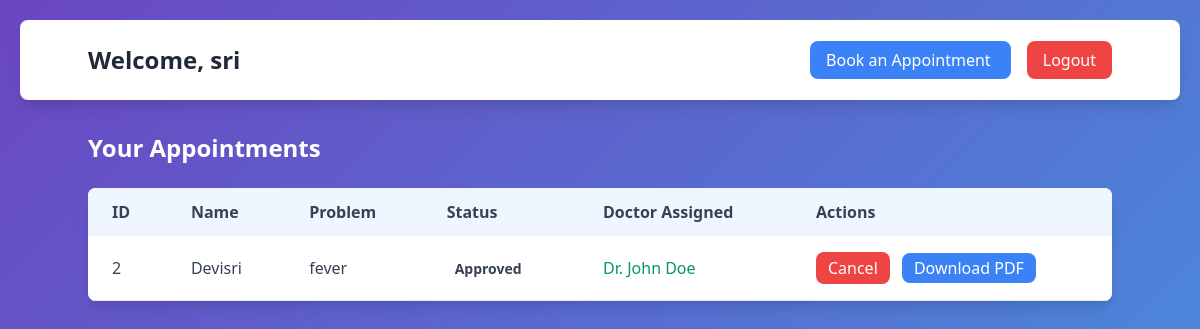
Page /dashboard (signed in) on the committed database.
### Appoinment/app.py (models this page shows)
class User(db.Model, UserMixin):
    id = db.Column(db.Integer, primary_key=True)
    name = db.Column(db.String(100))
    email = db.Column(db.String(100), unique=True)
    password = db.Column(db.String(100))
    age = db.Column(db.Integer)
    location = db.Column(db.String(100))

class Appointment(db.Model):
    id = db.Column(db.Integer, primary_key=True)
    user_id = db.Column(db.Integer, db.ForeignKey('user.id'))
    name = db.Column(db.String(100))
    age = db.Column(db.Integer)
    problem = db.Column(db.String(200))
    location = db.Column(db.String(100))
    history = db.Column(db.String(200))
    doctor_assigned = db.Column(db.String(100), default="Not Assigned")
    status = db.Column(db.String(50), default="Pending")
    date = db.Column(db.String(20), default=datetime.now().strftime("%Y-%m-%d"))

### Appoinment/app.py (the view)
@app.route('/dashboard')
@login_required
def dashboard():
    appointments = Appointment.query.filter_by(user_id=current_user.id).all()
    return render_template('dashboard.html', appointments=appointments)

### Appoinment/app.py (called while the page is built)
@login_manager.user_loader
def load_user(user_id):
    return User.query.get(int(user_id))

### Appoinment/templates/dashboard.html (shortened to what this page needs)
<!DOCTYPE html>
<html lang="en">
<head>
    <link href="https://cdn.jsdelivr.net/npm/tailwindcss@2.2.19/dist/tailwind.min.css" rel="stylesheet">
    <link rel="stylesheet" href="https://cdnjs.cloudflare.com/ajax/libs/animate.css/4.1.1/animate.min.css">
</head>
<body class="text-gray-800">
    <header class="bg-white p-6 rounded-lg shadow-lg mb-8 animate__animated animate__fadeIn">
        <div class="container mx-auto flex justify-between items-center">
            <h2 class="text-2xl font-bold">Welcome, {{ current_user.name }}</h2>
            <div class="space-x-4">
                <a href="/book" class="bg-blue-500 hover:bg-blue-600 text-white px-4 py-2 rounded-lg transition duration-300">
                    Book an Appointment
                </a>
                <a href="/logout" class="bg-red-500 hover:bg-red-600 text-white px-4 py-2 rounded-lg transition duration-300">
                    Logout
                </a>
            </div>
        </div>
    </header>
    <main class="container mx-auto">
        <h3 class="text-2xl font-bold text-white mb-6">Your Appointments</h3>
        <div class="overflow-x-auto bg-white rounded-lg shadow-lg">
            <table class="min-w-full bg-white">
                <thead class="bg-blue-50">
                    <tr>
                        <th class="py-3 px-6 text-left text-gray-700 font-bold">ID</th>
                        <th class="py-3 px-6 text-left text-gray-700 font-bold">Name</th>
                        <th class="py-3 px-6 text-left text-gray-700 font-bold">Problem</th>
                        <th class="py-3 px-6 text-left text-gray-700 font-bold">Status</th>
                        <th class="py-3 px-6 text-left text-gray-700 font-bold">Doctor Assigned</th>
                        <th class="py-3 px-6 text-left text-gray-700 font-bold">Actions</th>
                    </tr>
                </thead>
                <tbody>
                    {% for appointment in appointments %}
                    <tr class="appointment-row border-b border-gray-200 hover:bg-blue-50 transition duration-300">
                        <td class="py-4 px-6 text-gray-700">{{ appointment.id }}</td>
                        <td class="py-4 px-6 text-gray-700">{{ appointment.name }}</td>
                        <td class="py-4 px-6 text-gray-700">{{ appointment.problem }}</td>
                        <td class="py-4 px-6 text-gray-700">
                            <span class="px-2 py-1 rounded-full text-sm font-semibold
                                ">
                                {{ appointment.status }}
                            </span>
                        </td>
                        <td class="py-4 px-6 text-gray-700">
                            {% if appointment.doctor_assigned == "Not Assigned" %}
                            <span class="text-red-500">Not Assigned</span>
                            {% else %}
                            <span class="text-green-600">Dr. {{ appointment.doctor_assigned }}</span>
                            {% endif %}
                        </td>
                        <td class="py-4 px-6">
                            <form action="/cancel/{{ appointment.id }}" method="post" class="inline">
                                <button type="submit" onclick="return confirm('Are you sure you want to cancel this appointment?');"
                                    class="bg-red-500 hover:bg-red-600 text-white px-3 py-1 rounded-lg transition duration-300">
                                    Cancel
                                </button>
                            </form>
                            <a href="/generate_pdf/{{ appointment.id }}"
                                class="bg-blue-500 hover:bg-blue-600 text-white px-3 py-1 rounded-lg ml-2 transition duration-300">
                                Download PDF
                            </a>
                        </td>
                    </tr>
                    {% endfor %}
                </tbody>
            </table>
        </div>
    </main>
</body>
</html>

### Appoinment/templates/dashboard.html (style rules this page uses)
body { background: linear-gradient(135deg, #6b46c1, #4299e1); min-height: 100vh; padding: 20px; }

### rows in the picture
User: name "sri"
Appointment: id "2", name "Devisri", problem "fever", status "Approved", doctor_assigned "John Doe"
